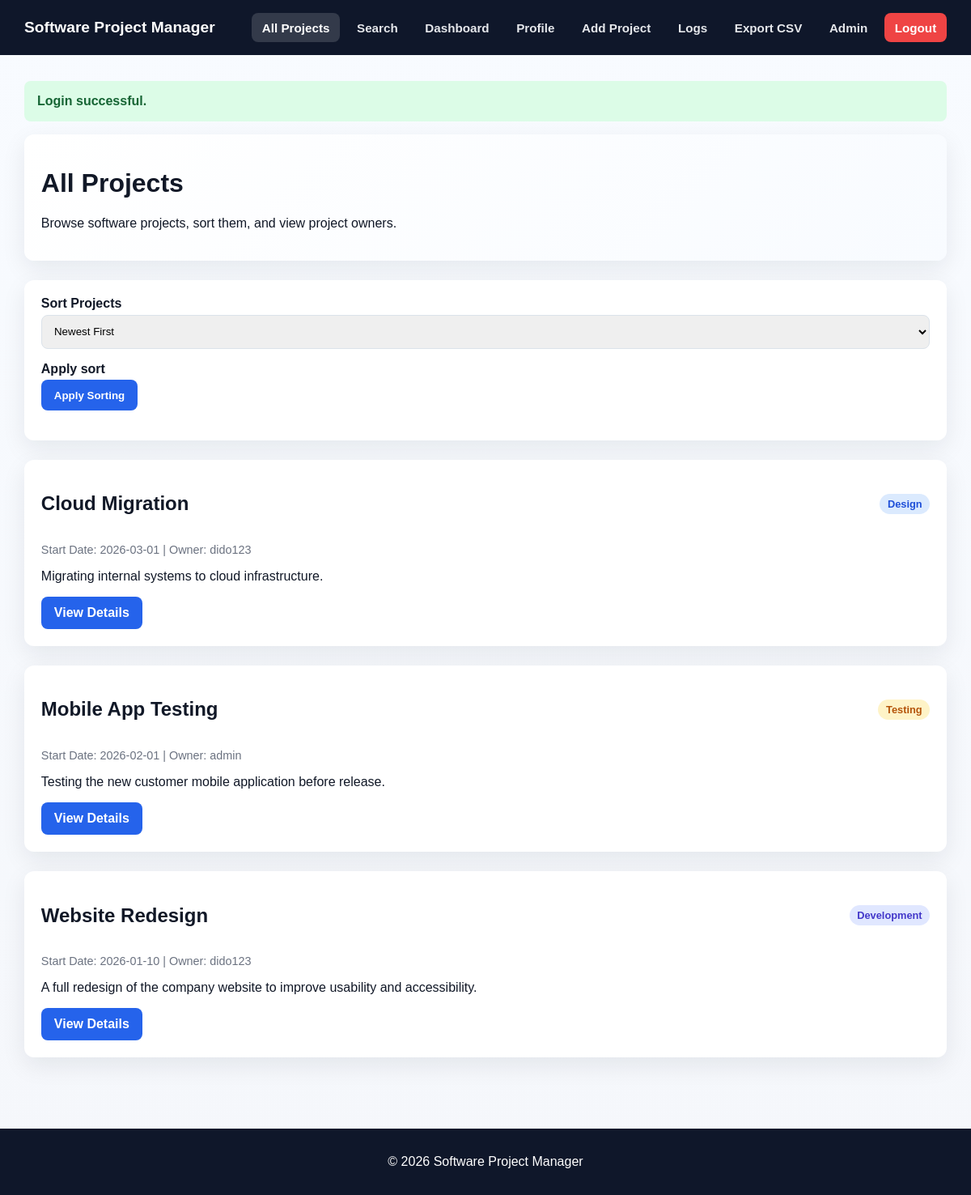
The app's page /public/index.php (signed in) with its own data.
### tables this page shows
CREATE TABLE projects (
    pid INT UNSIGNED AUTO_INCREMENT PRIMARY KEY,
    title VARCHAR(150) NOT NULL,
    start_date DATE NOT NULL,
    end_date DATE DEFAULT NULL,
    short_description TEXT NOT NULL,
    phase ENUM('design', 'development', 'testing', 'deployment', 'complete') NOT NULL,
    uid INT UNSIGNED NOT NULL,
    created_at TIMESTAMP DEFAULT CURRENT_TIMESTAMP,
    updated_at TIMESTAMP DEFAULT CURRENT_TIMESTAMP ON UPDATE CURRENT_TIMESTAMP,
    CONSTRAINT fk_projects_user
        FOREIGN KEY (uid) REFERENCES users(uid)
        ON DELETE CASCADE
        ON UPDATE CASCADE
);

CREATE TABLE users (
    uid INT UNSIGNED AUTO_INCREMENT PRIMARY KEY,
    username VARCHAR(50) NOT NULL UNIQUE,
    password VARCHAR(255) NOT NULL,
    email VARCHAR(100) NOT NULL UNIQUE,
    role ENUM('user', 'admin') NOT NULL DEFAULT 'user',
    created_at TIMESTAMP DEFAULT CURRENT_TIMESTAMP
);

### includes/functions.php (called while the page is built, shortened)
<?php
function e(string $value): string
{
    return htmlspecialchars($value, ENT_QUOTES, 'UTF-8');
}
function phaseLabel(string $phase): string
{
    return ucfirst($phase);
}

### public/index.php (the view, shortened to what this page needs)
<?php
require_once __DIR__ . '/../includes/functions.php';
$pdo = getPDO();
$sort = $_GET['sort'] ?? 'start_desc';
$sortOptions = [
    'start_desc' => 'p.start_date DESC, p.pid DESC',
    'start_asc'  => 'p.start_date ASC, p.pid ASC',
    'title_asc'  => 'p.title ASC, p.pid ASC',
    'title_desc' => 'p.title DESC, p.pid DESC'
];
$orderBy = $sortOptions[$sort] ?? $sortOptions['start_desc'];
$totalStmt = $pdo->query("SELECT COUNT(*) FROM projects");
$totalProjects = (int) $totalStmt->fetchColumn();
$pagination = paginate($totalProjects, 5);
$stmt = $pdo->prepare("
    SELECT p.pid, p.title, p.start_date, p.short_description, p.phase, u.username
    FROM projects p
    INNER JOIN users u ON p.uid = u.uid
    ORDER BY $orderBy
    LIMIT :limit OFFSET :offset
");
$stmt->bindValue(':limit', $pagination['per_page'], PDO::PARAM_INT);
$stmt->bindValue(':offset', $pagination['offset'], PDO::PARAM_INT);
$stmt->execute();
$projects = $stmt->fetchAll();
require_once __DIR__ . '/../includes/header.php';
?>
<div class="card hero-card">
    <h1>All Projects</h1>
    <p class="small-text">Browse software projects, sort them, and view project owners.</p>
</div>
<div class="card">
    <form method="GET" action="index.php" class="search-bar">
        <div class="form-group">
            <label for="sort">Sort Projects</label>
            <select name="sort" id="sort">
                <option value="start_desc" <?= $sort === 'start_desc' ? 'selected' : '' ?>>Newest First</option>
            </select>
        </div>
        <div class="form-group sort-button-wrap">
            <label class="visually-hidden" for="sort-submit">Apply sort</label>
            <button id="sort-submit" type="submit">Apply Sorting</button>
        </div>
    </form>
</div>
<?php if (!$projects): ?>
    <div class="card"><p>No projects found.</p></div>
<?php else: ?>
    <?php foreach ($projects as $project): ?>
        <article class="card project-card">
            <div class="project-top">
                <h2><?= e($project['title']) ?></h2>
                <span class="badge badge-<?= e($project['phase']) ?>"><?= e(phaseLabel($project['phase'])) ?></span>
            </div>
            <p class="project-meta">Start Date: <?= e($project['start_date']) ?> | Owner: <?= e($project['username']) ?></p>
            <p><?= e($project['short_description']) ?></p>
            <div class="actions">
                <a class="btn" href="project.php?id=<?= (int) $project['pid'] ?>">View Details</a>
            </div>
        </article>
    <?php endforeach; ?>
<?php endif; ?>
<?php require_once __DIR__ . '/../includes/footer.php'; ?>

### public/assets/css/style.css (style rules this page uses)
* { box-sizing: border-box; }
:root { --bg: #f5f7fb; --surface: #ffffff; --surface-alt: #f8fafc; --text: #111827; --muted: #6b7280; --primary: #2563eb; --primary-dark: #1d4ed8; --secondary: #374151; --secondary-dark: #1f2937; --danger: #dc2626; --danger-dark: #b91c1c; --success: #166534; --success-bg: #dcfce7; --error-bg: #fee2e2; --error-text: #991b1b; --border: #dbe2ea; --shadow: 0 10px 30px rgba(15, 23, 42, 0.08); --radius: 14px; }
body { margin: 0; font-family: Arial, Helvetica, sans-serif; background: linear-gradient(180deg, #f8fbff 0%, #f5f7fb 100%); color: var(--text); }
.card { background: #fff; padding: 1.3rem; border-radius: 12px; box-shadow: var(--shadow); margin-bottom: 1.5rem; }
.hero-card { background: linear-gradient(135deg, #ffffff 0%, #f8fbff 100%); }
.project-card { background: #fff; }
.project-top { display: flex; justify-content: space-between; align-items: center; }
.project-meta { color: var(--muted); font-size: 0.9rem; }
.form-group { margin-bottom: 1rem; }
label { font-weight: bold; display: block; margin-bottom: 0.3rem; }
input, select, textarea { width: 100%; padding: 0.7rem; border-radius: 8px; border: 1px solid var(--border); }
button, .btn { background: var(--primary); color: #fff; padding: 0.7rem 1rem; border-radius: 8px; border: none; cursor: pointer; font-weight: bold; text-decoration: none; }
.actions { display: flex; gap: 0.5rem; flex-wrap: wrap; }
.badge { padding: 0.3rem 0.6rem; border-radius: 20px; font-size: 0.8rem; font-weight: bold; }
.badge-design { background: #dbeafe; color: #1d4ed8; }
.badge-development { background: #e0e7ff; color: #4338ca; }
.badge-testing { background: #fef3c7; color: #b45309; }

### records on screen
projects: title "Cloud Migration", phase "Design", start_date "2026-03-01", uid.username "dido123", short_description "Migrating internal systems to cloud infrastructure."
projects: title "Mobile App Testing", phase "Testing", start_date "2026-02-01", uid.username "admin", short_description "Testing the new customer mobile application before release."
projects: title "Website Redesign", phase "Development", start_date "2026-01-10", uid.username "dido123", short_description "A full redesign of the company website to improve usability and accessibility."

### other values on screen
APP_NAME "Software Project Manager"
$flash['message'] "Login successful."
